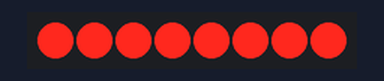
The sketch below on a simulated Arduino Uno, built with avr-gcc and run on an emulated ATmega328P. Parts: 8 shift-register outputs drawn as a row of LEDs (first output left, lit = HIGH). Wiring (inferred from the names in the program): shift register (74HC595): data pin 2; shift clock pin 3; latch pin 4. Wiring (inferred from the signals the program sends): row of LEDs: on Q0, Q1, Q2, Q3, Q4, Q5, Q6, Q7.

Above: at 0.3 s.
At 1.5 s:
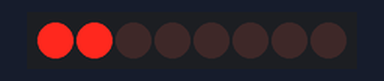
At 3.3 s:
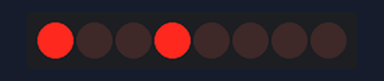
At 6.3 s:
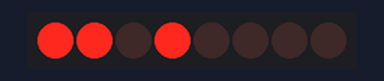
At 9.3 s:
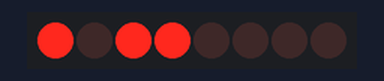
At 12.9 s:
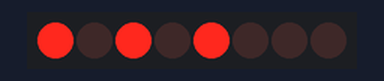
Timing chart, 0 to 13.3 s (numbered marks = the images above):
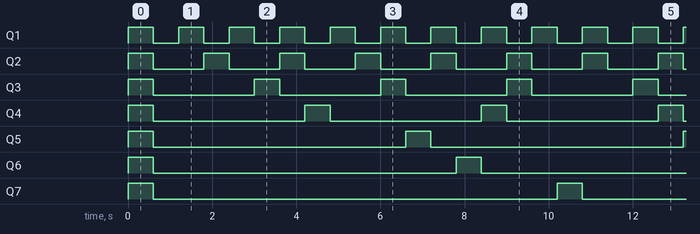

The sketch:

shiftreg.ino
```cpp
//Pin Definitions
//Pin Definitions
//The 74HC595 uses a serial communication link which has three pins
int data = 2;
int clock = 3;
int latch = 4;
/////////////////////////

/////////////////////////
float my_bpm = 100.f;
int cstart = 0;
int clength = 2310;
////////////////////////

const int six_cycle = 6;
const int cycle_235_length = 30;
int beat_cycle[six_cycle] = {7, 1, 3, 5, 3, 1};
int beat_cycle_235[cycle_235_length] = {15,1,3,5,3,9,7,1,3,5,11,1,7,1,3,13,3,1,7,1,11,5,3,1,7,9,3,5,3,1};
int beat_cycle_7bit[100] = {127,1,3,5,3,9,7,17,3,5,11,33,7,65,19,13,3,1,7,1,11,21,35,1,7,9,67,5,19,1,15,1,3,37,3,25,7,1,3,69,11,1,23,1,35,13,3,1,7,17,11,5,67,1,7,41,19,5,3,1,15,1,3,21,3,73,39,1,3,5,27,1,7,1,3,13,3,49,71,1,11,5,3,1,23,9,3,5,35,1,15,81,3,5,3,9,7,1,19,37};

int trigger_pattern (int count) {
    int result = 0;
    int cycle0 = 1 << 0;
    int cycle1 = 1 << 1;
    int cycle2 = 1 << 2;
    int cycle3 = 1 << 3;
    int cycle4 = 1 << 4;
    int cycle5 = 1 << 5;
    int cycle6 = 1 << 6;
    int cycle7 = 1 << 7;

    if (count % 1 == 0)
        result |= cycle0;
    if (count % 2 == 0)
        result |= cycle1;
    if (count % 3 == 0)
        result |= cycle2;
    if (count % 5 == 0)
        result |= cycle3;
    if (count % 7 == 0)
        result |= cycle4;
    if (count % 11 == 0)
        result |= cycle5;
    if (count % 13 == 0)
        result |= cycle6;
    if (count % 17 == 0)
        result |= cycle7;
    return result;
}

/*
 * setup() - this function runs once when you turn your Arduino on
 * We set the three control pins to outputs
 */
void setup()
{
  pinMode(data, OUTPUT);
  pinMode(clock, OUTPUT);
  pinMode(latch, OUTPUT);
}

int bpm_time (float bpm) {
  return int((60./bpm)*1000. + 0.5);
}
/*
 * loop() - this function will start after setup finishes and then repeat
 * we set which LEDs we want on then call a routine which sends the states to the 74HC595
 */

#if 0
void loop()                     // run over and over again
{
  for(int i = 0; i < cycle_235_length; i++){
    next_beat (beat_cycle_235[i]);
    delay (bpm_time (my_bpm));
  }
}
#endif
#if 0
void loop()                     // run over and over again
{
  for(int i = 0; i < 23; i++){
    next_beat (beat_cycle_7bit[i]);
    delay (bpm_time (my_bpm));
  }
}
#endif
void loop ()                     // run over and over again
{
  for (int i = cstart; i < clength; i++){
    next_beat (trigger_pattern (i));
    delay (bpm_time (my_bpm));
  }
}

void next_beat (int value) {
  digitalWrite (latch, LOW);     //Pulls the chips latch low
  shiftOut (data, clock, MSBFIRST, value); //Shifts out the 8 bits to the shift register
  digitalWrite (latch, HIGH);   //Pulls the latch high displaying the data
}
```

Measured:
- by itself, Q1: alternates HIGH for 0.60 s and LOW for 0.60 s
- by itself, Q2: alternates HIGH for 0.60 s and LOW for 1.2 s
- by itself, Q3: alternates HIGH for 0.60 s and LOW for 2.4 s
- by itself, Q4: alternates HIGH for 0.60 s and LOW for 3.6 s
- by itself, Q5: alternates HIGH for 0.60 s and LOW for 6.0 s
- by itself, Q6: alternates HIGH for 0.60 s and LOW for 7.2 s
- by itself, Q7: alternates HIGH for 0.60 s and LOW for 9.6 s
